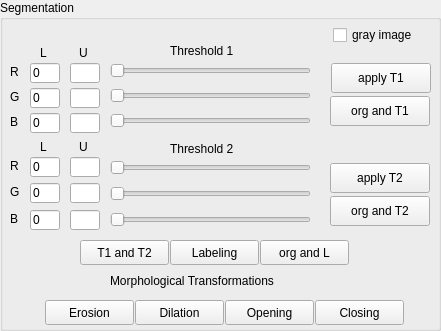
        <widget class="QGroupBox" name="GB_Segmentation_Threshold">
         <property name="geometry">
          <rect>
           <x>839</x>
           <y>350</y>
           <width>441</width>
           <height>331</height>
          </rect>
         </property>
         <property name="title">
          <string>Segmentation</string>
         </property>
         <widget class="QLabel" name="LB_Thresholding">
          <property name="geometry">
           <rect>
            <x>170</x>
            <y>40</y>
            <width>81</width>
            <height>21</height>
           </rect>
          </property>
          <property name="text">
           <string>Threshold 1</string>
          </property>
         </widget>
         <widget class="QPushButton" name="BT_ThresholdingSegmentation">
          <property name="geometry">
           <rect>
            <x>331</x>
            <y>63</y>
            <width>100</width>
            <height>30</height>
           </rect>
          </property>
          <property name="text">
           <string>apply T1</string>
          </property>
         </widget>
         <widget class="QLineEdit" name="LE_R_upperCB_thresholding">
          <property name="geometry">
           <rect>
            <x>70</x>
            <y>63</y>
            <width>30</width>
            <height>20</height>
           </rect>
          </property>
         </widget>
         <widget class="QLineEdit" name="LE_G_upperCB_thresholding">
          <property name="geometry">
           <rect>
            <x>70</x>
            <y>88</y>
            <width>30</width>
            <height>20</height>
           </rect>
          </property>
         </widget>
         <widget class="QLabel" name="LB_R_T1">
          <property name="geometry">
           <rect>
            <x>10</x>
            <y>63</y>
            <width>16</width>
            <height>17</height>
           </rect>
          </property>
          <property name="text">
           <string>R</string>
          </property>
         </widget>
         <widget class="QLabel" name="LB_G_T1">
          <property name="geometry">
           <rect>
            <x>10</x>
            <y>88</y>
            <width>16</width>
            <height>17</height>
           </rect>
          </property>
          <property name="text">
           <string>G</string>
          </property>
         </widget>
         <widget class="QSlider" name="HS_R_thresholding">
          <property name="geometry">
           <rect>
            <x>110</x>
            <y>63</y>
            <width>201</width>
            <height>16</height>
           </rect>
          </property>
          <property name="styleSheet">
           <string notr="true">selection-background-color: rgb(224, 27, 36);</string>
          </property>
          <property name="maximum">
           <number>255</number>
          </property>
          <property name="orientation">
           <enum>Qt::Horizontal</enum>
          </property>
         </widget>
         <widget class="QSlider" name="HS_G_thresholding">
          <property name="geometry">
           <rect>
            <x>110</x>
            <y>88</y>
            <width>201</width>
            <height>16</height>
           </rect>
          </property>
          <property name="styleSheet">
           <string notr="true">selection-background-color: rgb(38, 162, 105);</string>
          </property>
          <property name="maximum">
           <number>255</number>
          </property>
          <property name="orientation">
           <enum>Qt::Horizontal</enum>
          </property>
         </widget>
         <widget class="QSlider" name="HS_B_thresholding">
          <property name="geometry">
           <rect>
            <x>110</x>
            <y>113</y>
            <width>201</width>
            <height>16</height>
           </rect>
          </property>
          <property name="styleSheet">
           <string notr="true">selection-background-color: rgb(28, 113, 216);</string>
          </property>
          <property name="maximum">
           <number>255</number>
          </property>
          <property name="orientation">
           <enum>Qt::Horizontal</enum>
          </property>
         </widget>
         <widget class="QLabel" name="LB_B_T1">
          <property name="geometry">
           <rect>
            <x>10</x>
            <y>113</y>
            <width>16</width>
            <height>17</height>
           </rect>
          </property>
          <property name="text">
           <string>B</string>
          </property>
         </widget>
         <widget class="QLineEdit" name="LE_B_upperCB_thresholding">
          <property name="geometry">
           <rect>
            <x>70</x>
            <y>113</y>
            <width>30</width>
            <height>20</height>
           </rect>
          </property>
         </widget>
         <widget class="QLineEdit" name="LE_R_lowerCB_thresholding">
          <property name="geometry">
           <rect>
            <x>30</x>
            <y>63</y>
            <width>30</width>
            <height>20</height>
           </rect>
          </property>
          <property name="text">
           <string>0</string>
          </property>
         </widget>
         <widget class="QLineEdit" name="LE_G_lowerCB_thresholding">
          <property name="geometry">
           <rect>
            <x>30</x>
            <y>88</y>
            <width>30</width>
            <height>20</height>
           </rect>
          </property>
          <property name="text">
           <string>0</string>
          </property>
         </widget>
         <widget class="QLineEdit" name="LE_B_lowerCB_thresholding">
          <property name="geometry">
           <rect>
            <x>30</x>
            <y>113</y>
            <width>30</width>
            <height>20</height>
           </rect>
          </property>
          <property name="text">
           <string>0</string>
          </property>
         </widget>
         <widget class="QLabel" name="LB_T1_lowerBand">
          <property name="geometry">
           <rect>
            <x>40</x>
            <y>44</y>
            <width>16</width>
            <height>17</height>
           </rect>
          </property>
          <property name="toolTip">
           <string>&lt;html&gt;&lt;head/&gt;&lt;body&gt;&lt;p&gt;lower_color_bounds&lt;/p&gt;&lt;/body&gt;&lt;/html&gt;</string>
          </property>
          <property name="text">
           <string>L</string>
          </property>
         </widget>
         <widget class="QLabel" name="LB_T1_upperBand">
          <property name="geometry">
           <rect>
            <x>79</x>
            <y>44</y>
            <width>16</width>
            <height>17</height>
           </rect>
          </property>
          <property name="toolTip">
           <string>&lt;html&gt;&lt;head/&gt;&lt;body&gt;&lt;p&gt;upper_color_bounds&lt;/p&gt;&lt;/body&gt;&lt;/html&gt;</string>
          </property>
          <property name="text">
           <string>U</string>
          </property>
         </widget>
         <widget class="QSlider" name="HS_G_thresholding_2">
          <property name="geometry">
           <rect>
            <x>110</x>
            <y>186</y>
            <width>201</width>
            <height>16</height>
           </rect>
          </property>
          <property name="styleSheet">
           <string notr="true">selection-background-color: rgb(38, 162, 105);</string>
          </property>
          <property name="maximum">
           <number>255</number>
          </property>
          <property name="orientation">
           <enum>Qt::Horizontal</enum>
          </property>
         </widget>
         <widget class="QLineEdit" name="LE_R_upperCB_thresholding_2">
          <property name="geometry">
           <rect>
            <x>70</x>
            <y>157</y>
            <width>30</width>
            <height>20</height>
           </rect>
          </property>
         </widget>
         <widget class="QLineEdit" name="LE_R_lowerCB_thresholding_2">
          <property name="geometry">
           <rect>
            <x>30</x>
            <y>157</y>
            <width>30</width>
            <height>20</height>
           </rect>
          </property>
          <property name="text">
           <string>0</string>
          </property>
         </widget>
         <widget class="QLabel" name="LB_R_T2">
          <property name="geometry">
           <rect>
            <x>10</x>
            <y>157</y>
            <width>16</width>
            <height>17</height>
           </rect>
          </property>
          <property name="text">
           <string>R</string>
          </property>
         </widget>
         <widget class="QLineEdit" name="LE_B_lowerCB_thresholding_2">
          <property name="geometry">
           <rect>
            <x>30</x>
            <y>210</y>
            <width>30</width>
            <height>20</height>
           </rect>
          </property>
          <property name="text">
           <string>0</string>
          </property>
         </widget>
         <widget class="QSlider" name="HS_R_thresholding_2">
          <property name="geometry">
           <rect>
            <x>110</x>
            <y>160</y>
            <width>201</width>
            <height>16</height>
           </rect>
          </property>
          <property name="styleSheet">
           <string notr="true">selection-background-color: rgb(224, 27, 36);</string>
          </property>
          <property name="maximum">
           <number>255</number>
          </property>
          <property name="orientation">
           <enum>Qt::Horizontal</enum>
          </property>
         </widget>
         <widget class="QLabel" name="LB_G_T2">
          <property name="geometry">
           <rect>
            <x>10</x>
            <y>183</y>
            <width>16</width>
            <height>17</height>
           </rect>
          </property>
          <property name="text">
           <string>G</string>
          </property>
         </widget>
         <widget class="QLineEdit" name="LE_G_lowerCB_thresholding_2">
          <property name="geometry">
           <rect>
            <x>30</x>
            <y>183</y>
            <width>30</width>
            <height>20</height>
           </rect>
          </property>
          <property name="text">
           <string>0</string>
          </property>
         </widget>
         <widget class="QLineEdit" name="LE_B_upperCB_thresholding_2">
          <property name="geometry">
           <rect>
            <x>70</x>
            <y>210</y>
            <width>30</width>
            <height>20</height>
           </rect>
          </property>
         </widget>
         <widget class="QSlider" name="HS_B_thresholding_2">
          <property name="geometry">
           <rect>
            <x>110</x>
            <y>212</y>
            <width>201</width>
            <height>16</height>
           </rect>
          </property>
          <property name="styleSheet">
           <string notr="true">selection-background-color: rgb(28, 113, 216);</string>
          </property>
          <property name="maximum">
           <number>255</number>
          </property>
          <property name="orientation">
           <enum>Qt::Horizontal</enum>
          </property>
         </widget>
         <widget class="QLineEdit" name="LE_G_upperCB_thresholding_2">
          <property name="geometry">
           <rect>
            <x>70</x>
            <y>183</y>
            <width>30</width>
            <height>20</height>
           </rect>
          </property>
         </widget>
         <widget class="QLabel" name="LB_B_T2">
          <property name="geometry">
           <rect>
            <x>10</x>
            <y>210</y>
            <width>16</width>
            <height>17</height>
           </rect>
          </property>
          <property name="text">
           <string>B</string>
          </property>
         </widget>
         <widget class="QPushButton" name="BT_ThresholdingSegmentation_2">
          <property name="geometry">
           <rect>
            <x>330</x>
            <y>163</y>
            <width>100</width>
            <height>30</height>
           </rect>
          </property>
          <property name="text">
           <string>apply T2</string>
          </property>
         </widget>
         <widget class="QLabel" name="LB_Thresholding_2">
          <property name="geometry">
           <rect>
            <x>170</x>
            <y>138</y>
            <width>81</width>
            <height>21</height>
           </rect>
          </property>
          <property name="text">
           <string>Threshold 2</string>
          </property>
         </widget>
         <widget class="QLabel" name="LB_T2_upperBand">
          <property name="geometry">
           <rect>
            <x>79</x>
            <y>138</y>
            <width>16</width>
            <height>17</height>
           </rect>
          </property>
          <property name="toolTip">
           <string>&lt;html&gt;&lt;head/&gt;&lt;body&gt;&lt;p&gt;upper_color_bounds&lt;/p&gt;&lt;/body&gt;&lt;/html&gt;</string>
          </property>
          <property name="text">
           <string>U</string>
          </property>
         </widget>
         <widget class="QLabel" name="LB_T2_lowerBand">
          <property name="geometry">
           <rect>
            <x>40</x>
            <y>138</y>
            <width>16</width>
            <height>17</height>
           </rect>
          </property>
          <property name="toolTip">
           <string>&lt;html&gt;&lt;head/&gt;&lt;body&gt;&lt;p&gt;lower_color_bounds&lt;/p&gt;&lt;/body&gt;&lt;/html&gt;</string>
          </property>
          <property name="text">
           <string>L</string>
          </property>
         </widget>
         <widget class="QPushButton" name="BT_ThrSeg_orgAndT2">
          <property name="geometry">
           <rect>
            <x>330</x>
            <y>196</y>
            <width>100</width>
            <height>30</height>
           </rect>
          </property>
          <property name="toolTip">
           <string>&lt;html&gt;&lt;head/&gt;&lt;body&gt;&lt;p&gt;show orginal image and threshold image 2&lt;/p&gt;&lt;/body&gt;&lt;/html&gt;</string>
          </property>
          <property name="text">
           <string>org and T2</string>
          </property>
         </widget>
         <widget class="QPushButton" name="BT_ThrSeg_orgAndT1">
          <property name="geometry">
           <rect>
            <x>330</x>
            <y>96</y>
            <width>100</width>
            <height>30</height>
           </rect>
          </property>
          <property name="toolTip">
           <string>&lt;html&gt;&lt;head/&gt;&lt;body&gt;&lt;p&gt;show orginal image and threshold image 1&lt;/p&gt;&lt;/body&gt;&lt;/html&gt;</string>
          </property>
          <property name="text">
           <string>org and T1</string>
          </property>
         </widget>
         <widget class="QPushButton" name="BT_ThrSeg_T1AndT2">
          <property name="geometry">
           <rect>
            <x>80</x>
            <y>240</y>
            <width>89</width>
            <height>25</height>
           </rect>
          </property>
          <property name="toolTip">
           <string>&lt;html&gt;&lt;head/&gt;&lt;body&gt;&lt;p&gt;Show Threshold 1 and Threshold 2 side by side&lt;/p&gt;&lt;/body&gt;&lt;/html&gt;</string>
          </property>
          <property name="text">
           <string>T1 and T2</string>
          </property>
         </widget>
         <widget class="QPushButton" name="BT_orgImg_and_label">
          <property name="geometry">
           <rect>
            <x>260</x>
            <y>240</y>
            <width>89</width>
            <height>25</height>
           </rect>
          </property>
          <property name="toolTip">
           <string>&lt;html&gt;&lt;head/&gt;&lt;body&gt;&lt;p&gt;show orginal image and labeling&lt;/p&gt;&lt;/body&gt;&lt;/html&gt;</string>
          </property>
          <property name="text">
           <string>org and L</string>
          </property>
         </widget>
         <widget class="QPushButton" name="BT_labeling_morphology">
          <property name="geometry">
           <rect>
            <x>170</x>
            <y>240</y>
            <width>89</width>
            <height>25</height>
           </rect>
          </property>
          <property name="text">
           <string>Labeling</string>
          </property>
         </widget>
         <widget class="QPushButton" name="BT_opening_Morphology">
          <property name="geometry">
           <rect>
            <x>225</x>
            <y>300</y>
            <width>89</width>
            <height>25</height>
           </rect>
          </property>
          <property name="toolTip">
           <string>&lt;html&gt;&lt;head/&gt;&lt;body&gt;&lt;p&gt;put Structure Element in: Convolution-&amp;gt;kernel&lt;/p&gt;&lt;/body&gt;&lt;/html&gt;</string>
          </property>
          <property name="text">
           <string>Opening</string>
          </property>
         </widget>
         <widget class="QPushButton" name="BT_closing_Morphology">
          <property name="geometry">
           <rect>
            <x>315</x>
            <y>300</y>
            <width>89</width>
            <height>25</height>
           </rect>
          </property>
          <property name="toolTip">
           <string>&lt;html&gt;&lt;head/&gt;&lt;body&gt;&lt;p&gt;put Structure Element in: Convolution-&amp;gt;kernel&lt;/p&gt;&lt;/body&gt;&lt;/html&gt;</string>
          </property>
          <property name="text">
           <string>Closing</string>
          </property>
         </widget>
         <widget class="QPushButton" name="BT_erosion_Morphology">
          <property name="geometry">
           <rect>
            <x>45</x>
            <y>300</y>
            <width>89</width>
            <height>25</height>
           </rect>
          </property>
          <property name="toolTip">
           <string>&lt;html&gt;&lt;head/&gt;&lt;body&gt;&lt;p&gt;put Structure Element in: Convolution-&amp;gt;kernel&lt;/p&gt;&lt;/body&gt;&lt;/html&gt;</string>
          </property>
          <property name="text">
           <string>Erosion</string>
          </property>
         </widget>
         <widget class="QPushButton" name="BT_dilation_Morphology">
          <property name="geometry">
           <rect>
            <x>135</x>
            <y>300</y>
            <width>89</width>
            <height>25</height>
           </rect>
          </property>
          <property name="toolTip">
           <string>&lt;html&gt;&lt;head/&gt;&lt;body&gt;&lt;p&gt;put Structure Element in: Convolution-&amp;gt;kernel&lt;/p&gt;&lt;/body&gt;&lt;/html&gt;</string>
          </property>
          <property name="text">
           <string>Dilation</string>
          </property>
         </widget>
         <widget class="QLabel" name="LB_Morphological_Transformations">
          <property name="geometry">
           <rect>
            <x>110</x>
            <y>271</y>
            <width>221</width>
            <height>20</height>
           </rect>
          </property>
          <property name="text">
           <string>Morphological Transformations</string>
          </property>
         </widget>
         <widget class="QCheckBox" name="CB_grayImage_thresholding">
          <property name="geometry">
           <rect>
            <x>333</x>
            <y>25</y>
            <width>101</width>
            <height>20</height>
           </rect>
          </property>
          <property name="text">
           <string>gray image</string>
          </property>
         </widget>
        </widget>
